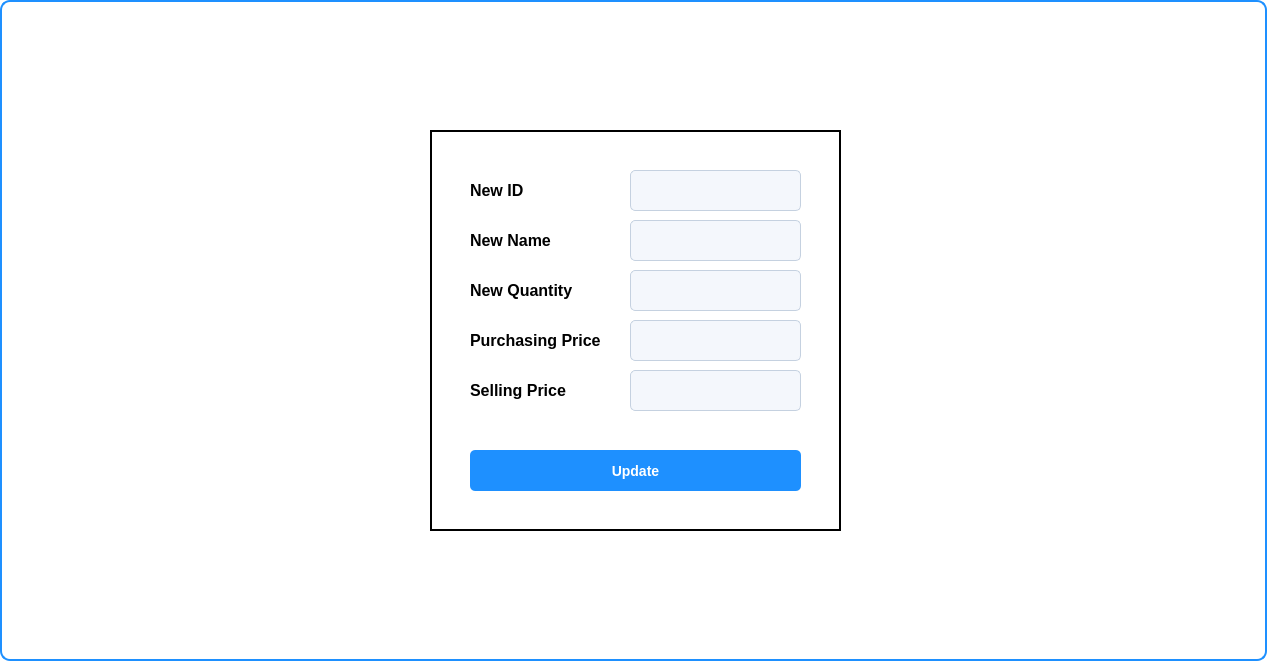
<?xml version="1.0" encoding="UTF-8"?>
<ui version="4.0">
 <class>update</class>
 <widget class="QDialog" name="update">
  <property name="geometry">
   <rect>
    <x>0</x>
    <y>0</y>
    <width>1267</width>
    <height>661</height>
   </rect>
  </property>
  <property name="windowTitle">
   <string>Dialog</string>
  </property>
  <property name="styleSheet">
   <string notr="true">QDialog {
    background-color: #FFFFFF;
    border-radius: 10px;
    border: 2px solid #1E90FF;
    font-family: Arial, sans-serif;
    color: #333;
}
</string>
  </property>
  <widget class="QWidget" name="widget" native="true">
   <property name="geometry">
    <rect>
     <x>430</x>
     <y>130</y>
     <width>411</width>
     <height>401</height>
    </rect>
   </property>
   <property name="styleSheet">
    <string notr="true">QWidget {
    background-color: white;
    color: #333;
	border: 2px solid black;
}
</string>
   </property>
   <widget class="QLabel" name="label">
    <property name="geometry">
     <rect>
      <x>40</x>
      <y>50</y>
      <width>91</width>
      <height>21</height>
     </rect>
    </property>
    <property name="styleSheet">
     <string notr="true">QLabel {
    color: black;
    font-size: 16px;
    font-weight: bold;
	border:none
}
</string>
    </property>
    <property name="text">
     <string>New ID</string>
    </property>
   </widget>
   <widget class="QLineEdit" name="lineEdit">
    <property name="geometry">
     <rect>
      <x>200</x>
      <y>40</y>
      <width>171</width>
      <height>41</height>
     </rect>
    </property>
    <property name="styleSheet">
     <string notr="true">QLineEdit {
    background-color: #F4F7FC;
    border: 1px solid #C5D1E0;
    border-radius: 5px;
    padding: 5px 10px;
    font-size: 14px;
}

QLineEdit:focus {
    border: 1px solid #1E90FF;
    background-color: #FFFFFF;
}
</string>
    </property>
   </widget>
   <widget class="QLabel" name="label_2">
    <property name="geometry">
     <rect>
      <x>40</x>
      <y>100</y>
      <width>121</width>
      <height>21</height>
     </rect>
    </property>
    <property name="styleSheet">
     <string notr="true">QLabel {
    color: black;
    font-size: 16px;
    font-weight: bold;
	border:none
}
</string>
    </property>
    <property name="text">
     <string>New Name</string>
    </property>
   </widget>
   <widget class="QLineEdit" name="lineEdit_2">
    <property name="geometry">
     <rect>
      <x>200</x>
      <y>90</y>
      <width>171</width>
      <height>41</height>
     </rect>
    </property>
    <property name="styleSheet">
     <string notr="true">QLineEdit {
    background-color: #F4F7FC;
    border: 1px solid #C5D1E0;
    border-radius: 5px;
    padding: 5px 10px;
    font-size: 14px;
}

QLineEdit:focus {
    border: 1px solid #1E90FF;
    background-color: #FFFFFF;
}
</string>
    </property>
   </widget>
   <widget class="QLabel" name="label_3">
    <property name="geometry">
     <rect>
      <x>40</x>
      <y>150</y>
      <width>141</width>
      <height>21</height>
     </rect>
    </property>
    <property name="styleSheet">
     <string notr="true">QLabel {
    color: black;
    font-size: 16px;
    font-weight: bold;
	border:none
}
</string>
    </property>
    <property name="text">
     <string>New Quantity</string>
    </property>
   </widget>
   <widget class="QLineEdit" name="lineEdit_3">
    <property name="geometry">
     <rect>
      <x>200</x>
      <y>140</y>
      <width>171</width>
      <height>41</height>
     </rect>
    </property>
    <property name="styleSheet">
     <string notr="true">QLineEdit {
    background-color: #F4F7FC;
    border: 1px solid #C5D1E0;
    border-radius: 5px;
    padding: 5px 10px;
    font-size: 14px;
}

QLineEdit:focus {
    border: 1px solid #1E90FF;
    background-color: #FFFFFF;
}
</string>
    </property>
   </widget>
   <widget class="QLineEdit" name="lineEdit_4">
    <property name="geometry">
     <rect>
      <x>200</x>
      <y>190</y>
      <width>171</width>
      <height>41</height>
     </rect>
    </property>
    <property name="styleSheet">
     <string notr="true">QLineEdit {
    background-color: #F4F7FC;
    border: 1px solid #C5D1E0;
    border-radius: 5px;
    padding: 5px 10px;
    font-size: 14px;
}

QLineEdit:focus {
    border: 1px solid #1E90FF;
    background-color: #FFFFFF;
}
</string>
    </property>
   </widget>
   <widget class="QLabel" name="label_4">
    <property name="geometry">
     <rect>
      <x>40</x>
      <y>200</y>
      <width>131</width>
      <height>21</height>
     </rect>
    </property>
    <property name="styleSheet">
     <string notr="true">QLabel {
    color: black;
    font-size: 16px;
    font-weight: bold;
	border:none
}
</string>
    </property>
    <property name="text">
     <string>Purchasing Price</string>
    </property>
   </widget>
   <widget class="QLabel" name="label_5">
    <property name="geometry">
     <rect>
      <x>40</x>
      <y>250</y>
      <width>101</width>
      <height>21</height>
     </rect>
    </property>
    <property name="styleSheet">
     <string notr="true">QLabel {
    color: black;
    font-size: 16px;
    font-weight: bold;
	border:none
}
</string>
    </property>
    <property name="text">
     <string>Selling Price</string>
    </property>
   </widget>
   <widget class="QLineEdit" name="lineEdit_5">
    <property name="geometry">
     <rect>
      <x>200</x>
      <y>240</y>
      <width>171</width>
      <height>41</height>
     </rect>
    </property>
    <property name="styleSheet">
     <string notr="true">QLineEdit {
    background-color: #F4F7FC;
    border: 1px solid #C5D1E0;
    border-radius: 5px;
    padding: 5px 10px;
    font-size: 14px;
}

QLineEdit:focus {
    border: 1px solid #1E90FF;
    background-color: #FFFFFF;
}
</string>
    </property>
   </widget>
   <widget class="QPushButton" name="updatebutton">
    <property name="geometry">
     <rect>
      <x>40</x>
      <y>320</y>
      <width>331</width>
      <height>41</height>
     </rect>
    </property>
    <property name="styleSheet">
     <string notr="true">QPushButton {
    background-color: #1E90FF;
    color: white;
    border-radius: 5px;
    border: none;
    padding: 8px 16px;
    font-size: 14px;
	font-weight:bold;
}

QPushButton:hover {
    background-color: #4682B4;
}

QPushButton:pressed {
    background-color: #4169E1;
}
</string>
    </property>
    <property name="text">
     <string>Update</string>
    </property>
   </widget>
  </widget>
 </widget>
 <resources/>
 <connections/>
</ui>
